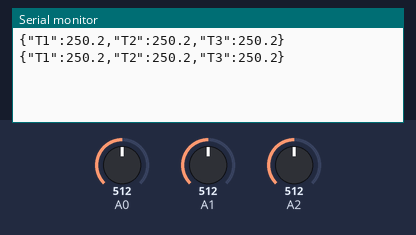
The sketch below on a simulated Arduino Uno, built with avr-gcc and run on an emulated ATmega328P. Shown: the last lines printed to the serial monitor. The test bench sets the inputs (shaded band); at power-on: A0 = 512, A1 = 512, A2 = 512.

Above: at 1.3 s.
1.4 s: A0 set to 716
At 2.7 s:
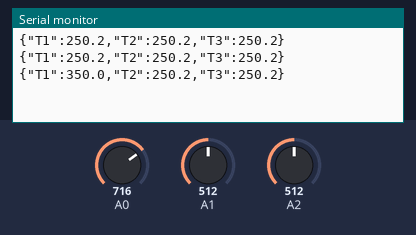
2.9 s: A1 set to 716
At 3.7 s:
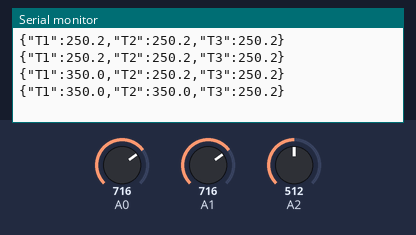
4.4 s: A2 set to 716
At 5.7 s:
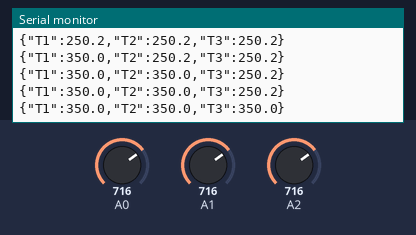
5.9 s: A0 set to 900
At 6.9 s:
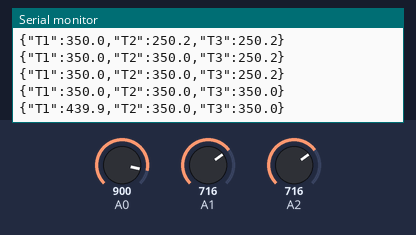
7.4 s: A1 set to 900
At 8.7 s:
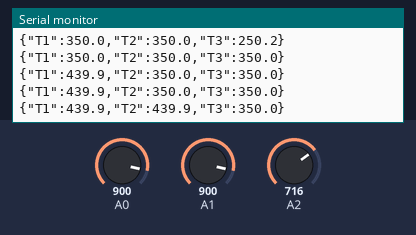
8.9 s: A2 set to 900
At 9.8 s:
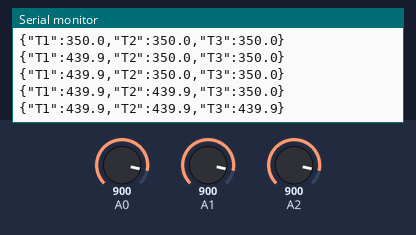
Timing chart, 0 to 11.4 s (numbered marks = the images above; inputs shaded):
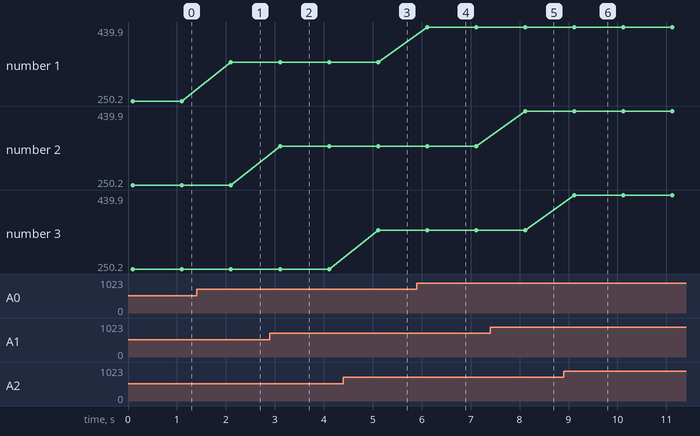

Measured:
- after the input at 1.4 s, the serial monitor: prints a new line after 0.70 s (image 1)
- after the input at 2.9 s, the serial monitor: prints a new line after 0.21 s (image 2)
- after the input at 4.4 s, the serial monitor: prints a new line after 0.71 s (image 3)
- after the input at 5.9 s, the serial monitor: prints a new line after 0.21 s (image 4)
- after the input at 7.4 s, the serial monitor: prints a new line after 0.71 s (image 5)
- after the input at 8.9 s, the serial monitor: prints a new line after 0.22 s (image 6)
- plotted number 1: 250.2 → 350 after the input at 1.4 s, 350 → 439.9 after the input at 5.9 s

The sketch:

LM35_TempReader.ino
```cpp
/*
 * Du an: Doc nhiet do LM35 va gui qua Serial
 * Mon: Mang Cam Bien - Tuan 03
 * Thanh vien: SV A (Chủ repo) & SV B (Yen Nhi - Collaborator)
 */

int adcValues[3];  // Giữ 3 kênh của SV A
float nhietDo[3];  // Giữ 3 kênh của SV A

void setup() {
  Serial.begin(9600);
  delay(100);
}

void loop() {
  // Đọc dữ liệu từ 3 kênh cảm biến
  adcValues[0] = analogRead(A0);
  nhietDo[0] = (adcValues[0] * 500.0) / 1023.0;

  adcValues[1] = analogRead(A1);
  nhietDo[1] = (adcValues[1] * 500.0) / 1023.0;

  adcValues[2] = analogRead(A2);
  nhietDo[2] = (adcValues[2] * 500.0) / 1023.0;

  // Gửi dữ liệu dưới dạng JSON (Cải tiến của SV B)
  Serial.print("{");
  Serial.print("\"T1\":"); Serial.print(nhietDo[0], 1);
  Serial.print(",");
  Serial.print("\"T2\":"); Serial.print(nhietDo[1], 1);
  Serial.print(",");
  Serial.print("\"T3\":"); Serial.print(nhietDo[2], 1);
  Serial.println("}");

  delay(1000); // Gửi dữ liệu mỗi giây để tránh quá tải Serial
}
```
